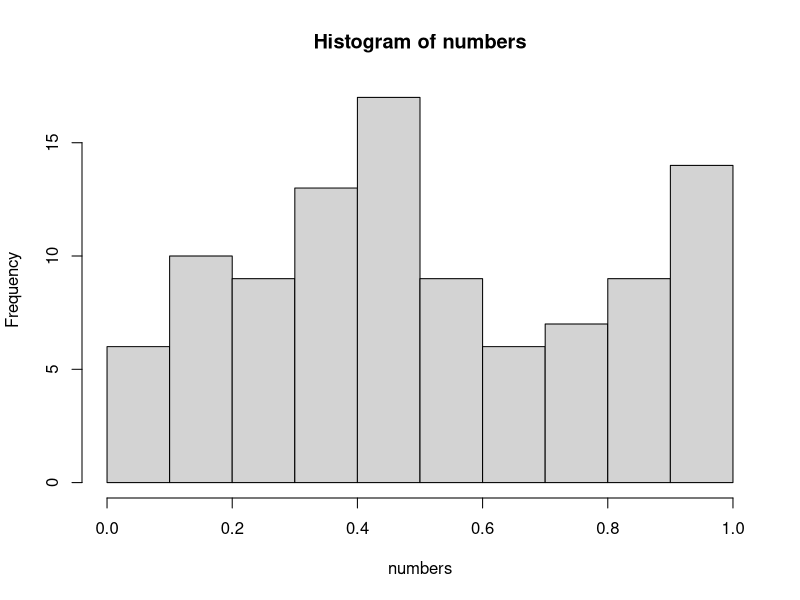

This figure's R source:
## ---- chunk 1
numbers <- runif(1:100)
hist(numbers)

